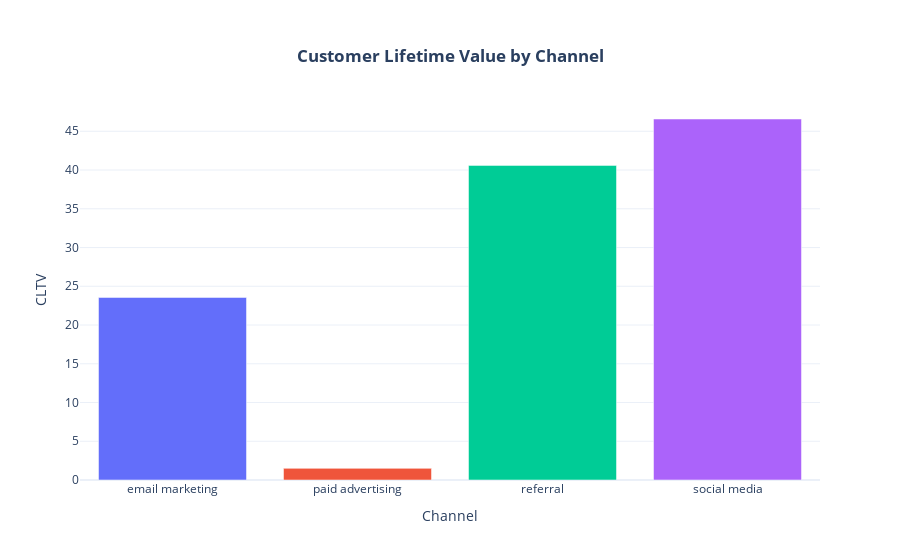

Notebook code cell kept with this figure:
### Markdown cell above
**CLTV = (revenue – cost) * conversion_rate / cost**

### Code cell
data['cltv'] = (data['revenue'] - data['cost']) * data['conversion_rate'] / data['cost']

channel_cltv = data.groupby('channel')['cltv'].mean().reset_index()

fig = px.bar(channel_cltv, x='channel', y='cltv', color='channel',
             title='Customer Lifetime Value by Channel')

fig.update_layout(
    title={
        'text': '<b>Customer Lifetime Value by Channel</b>',
        'x': 0.5,  # Centered
        'xanchor': 'center',  # Anchor to center
        'yanchor': 'top'  # Anchor to top
    }
)


fig.update_xaxes(title='Channel')
fig.update_yaxes(title='CLTV')

# Remove the legend
fig.for_each_trace(lambda t: t.update(showlegend=False))

fig.show()

### Figure 1 — Plotly figure (JSON) as saved in the notebook; plotly's stock layout.template omitted (floating-point values rounded to 4 significant figures)
{"data": [{"alignmentgroup": "True", "hovertemplate": "channel=%{x}<br>cltv=%{y}<extra></extra>", "legendgroup": "email marketing", "marker": {"color": "#636efa", "pattern": {"shape": ""}}, "name": "email marketing", "offsetgroup": "email marketing", "orientation": "v", "showlegend": false, "textposition": "auto", "type": "bar", "x": ["email marketing"], "xaxis": "x", "y": [23.56], "yaxis": "y"}, {"alignmentgroup": "True", "hovertemplate": "channel=%{x}<br>cltv=%{y}<extra></extra>", "legendgroup": "paid advertising", "marker": {"color": "#EF553B", "pattern": {"shape": ""}}, "name": "paid advertising", "offsetgroup": "paid advertising", "orientation": "v", "showlegend": false, "textposition": "auto", "type": "bar", "x": ["paid advertising"], "xaxis": "x", "y": [1.501], "yaxis": "y"}, {"alignmentgroup": "True", "hovertemplate": "channel=%{x}<br>cltv=%{y}<extra></extra>", "legendgroup": "referral", "marker": {"color": "#00cc96", "pattern": {"shape": ""}}, "name": "referral", "offsetgroup": "referral", "orientation": "v", "showlegend": false, "textposition": "auto", "type": "bar", "x": ["referral"], "xaxis": "x", "y": [40.6], "yaxis": "y"}, {"alignmentgroup": "True", "hovertemplate": "channel=%{x}<br>cltv=%{y}<extra></extra>", "legendgroup": "social media", "marker": {"color": "#ab63fa", "pattern": {"shape": ""}}, "name": "social media", "offsetgroup": "social media", "orientation": "v", "showlegend": false, "textposition": "auto", "type": "bar", "x": ["social media"], "xaxis": "x", "y": [46.58], "yaxis": "y"}], "layout": {"barmode": "relative", "legend": {"title": {"text": "channel"}, "tracegroupgap": 0}, "title": {"text": "<b>Customer Lifetime Value by Channel</b>", "x": 0.5, "xanchor": "center", "yanchor": "top"}, "xaxis": {"anchor": "y", "categoryarray": ["email marketing", "paid advertising", "referral", "social media"], "categoryorder": "array", "domain": [0, 1], "title": {"text": "Channel"}}, "yaxis": {"anchor": "x", "domain": [0, 1], "title": {"text": "CLTV"}}}}
